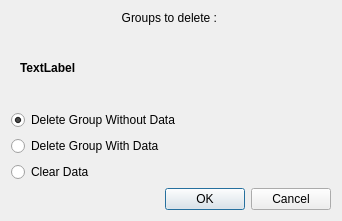
<?xml version="1.0" encoding="UTF-8"?>
<ui version="4.0">
 <class>DatabaseAdminDeleteGroup</class>
 <widget class="QDialog" name="DatabaseAdminDeleteGroup">
  <property name="geometry">
   <rect>
    <x>0</x>
    <y>0</y>
    <width>342</width>
    <height>221</height>
   </rect>
  </property>
  <property name="windowTitle">
   <string>Delete Group Dialog</string>
  </property>
  <layout class="QVBoxLayout" name="verticalLayout_2">
   <item>
    <layout class="QVBoxLayout" name="verticalLayout">
     <item>
      <widget class="QLabel" name="label">
       <property name="sizePolicy">
        <sizepolicy hsizetype="Minimum" vsizetype="Maximum">
         <horstretch>0</horstretch>
         <verstretch>0</verstretch>
        </sizepolicy>
       </property>
       <property name="text">
        <string>Groups to delete : </string>
       </property>
       <property name="alignment">
        <set>Qt::AlignCenter</set>
       </property>
      </widget>
     </item>
     <item>
      <widget class="QScrollArea" name="scrollArea">
       <property name="frameShape">
        <enum>QFrame::NoFrame</enum>
       </property>
       <property name="widgetResizable">
        <bool>true</bool>
       </property>
       <widget class="QWidget" name="scrollAreaWidgetContents">
        <property name="geometry">
         <rect>
          <x>0</x>
          <y>0</y>
          <width>322</width>
          <height>84</height>
         </rect>
        </property>
        <layout class="QHBoxLayout" name="horizontalLayout">
         <item>
          <widget class="QLabel" name="GroupsList">
           <property name="font">
            <font>
             <weight>75</weight>
             <bold>true</bold>
            </font>
           </property>
           <property name="text">
            <string>TextLabel</string>
           </property>
           <property name="wordWrap">
            <bool>true</bool>
           </property>
          </widget>
         </item>
        </layout>
       </widget>
      </widget>
     </item>
     <item>
      <widget class="QRadioButton" name="radioButton_2">
       <property name="text">
        <string>Delete Group Without Data</string>
       </property>
       <property name="checked">
        <bool>true</bool>
       </property>
      </widget>
     </item>
     <item>
      <widget class="QRadioButton" name="radioButton">
       <property name="text">
        <string>Delete Group With Data</string>
       </property>
       <property name="checked">
        <bool>false</bool>
       </property>
      </widget>
     </item>
     <item>
      <widget class="QRadioButton" name="radioButton_3">
       <property name="text">
        <string>Clear Data</string>
       </property>
      </widget>
     </item>
    </layout>
   </item>
   <item>
    <widget class="QDialogButtonBox" name="buttonBox">
     <property name="orientation">
      <enum>Qt::Horizontal</enum>
     </property>
     <property name="standardButtons">
      <set>QDialogButtonBox::Cancel|QDialogButtonBox::Ok</set>
     </property>
    </widget>
   </item>
  </layout>
 </widget>
 <resources/>
 <connections>
  <connection>
   <sender>buttonBox</sender>
   <signal>accepted()</signal>
   <receiver>DatabaseAdminDeleteGroup</receiver>
   <slot>accept()</slot>
   <hints>
    <hint type="sourcelabel">
     <x>248</x>
     <y>254</y>
    </hint>
    <hint type="destinationlabel">
     <x>157</x>
     <y>274</y>
    </hint>
   </hints>
  </connection>
  <connection>
   <sender>buttonBox</sender>
   <signal>rejected()</signal>
   <receiver>DatabaseAdminDeleteGroup</receiver>
   <slot>reject()</slot>
   <hints>
    <hint type="sourcelabel">
     <x>316</x>
     <y>260</y>
    </hint>
    <hint type="destinationlabel">
     <x>286</x>
     <y>274</y>
    </hint>
   </hints>
  </connection>
 </connections>
</ui>
